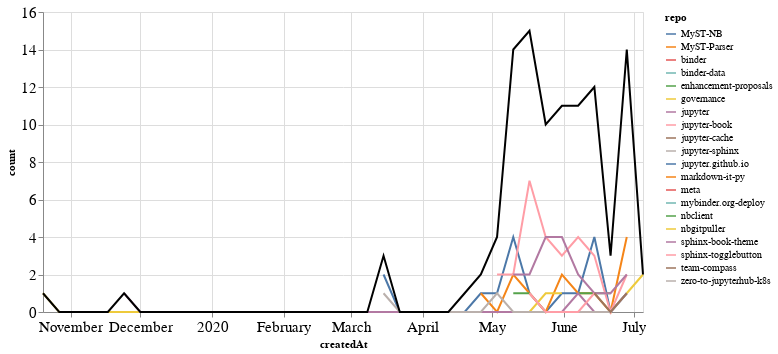

This figure's notebook cell:
### Markdown cell above
## PRs

### Code cell
prs_time = prs.groupby('repo').resample('W', on='createdAt').count()['author'].reset_index()
prs_time = prs_time.rename(columns={'author': 'count'})
prs_time_total = prs_time.groupby('createdAt').agg({"count": "sum"}).reset_index()

ch1 = alt.Chart(prs_time, width=600).mark_line().encode(
    x='createdAt',
    y='count',
    color='repo',
    tooltip="repo"
)

ch2 = alt.Chart(prs_time_total, width=600).mark_line(color="black").encode(
    x='createdAt',
    y='count',
)

ch1 + ch2

### Figure 1 — Vega-Lite specification as saved in the notebook (floating-point values rounded to 4 significant figures; data arrays with more than 128 entries replaced by an {"elided": "..."} marker saying what was removed)
{"config": {"axisLeft": {"labelFontSize": 15}, "axisBottom": {"labelFontSize": 15}}, "layer": [{"data": {"name": "data-a2899ea3388d7c86b7341e984dfae622"}, "mark": "line", "encoding": {"color": {"type": "nominal", "field": "repo"}, "tooltip": {"type": "nominal", "field": "repo"}, "x": {"type": "temporal", "field": "createdAt"}, "y": {"type": "quantitative", "field": "count"}}, "width": 600}, {"data": {"name": "data-0668c7eec40c1877e6e7eb70d3a7232d"}, "mark": {"type": "line", "color": "black"}, "encoding": {"x": {"type": "temporal", "field": "createdAt"}, "y": {"type": "quantitative", "field": "count"}}, "width": 600}], "$schema": "https://vega.github.io/schema/vega-lite/v4.8.1.json", "datasets": {"data-a2899ea3388d7c86b7341e984dfae622": {"elided": "147 records"}, "data-0668c7eec40c1877e6e7eb70d3a7232d": [{"createdAt": "2019-10-20T00:00:00", "count": 1}, {"createdAt": "2019-10-27T00:00:00", "count": 0}, {"createdAt": "2019-11-03T00:00:00", "count": 0}, {"createdAt": "2019-11-10T00:00:00", "count": 0}, {"createdAt": "2019-11-17T00:00:00", "count": 0}, {"createdAt": "2019-11-24T00:00:00", "count": 1}, {"createdAt": "2019-12-01T00:00:00", "count": 0}, {"createdAt": "2019-12-08T00:00:00", "count": 0}, {"createdAt": "2019-12-15T00:00:00", "count": 0}, {"createdAt": "2019-12-22T00:00:00", "count": 0}, {"createdAt": "2019-12-29T00:00:00", "count": 0}, {"createdAt": "2020-01-05T00:00:00", "count": 0}, {"createdAt": "2020-01-12T00:00:00", "count": 0}, {"createdAt": "2020-01-19T00:00:00", "count": 0}, {"createdAt": "2020-01-26T00:00:00", "count": 0}, {"createdAt": "2020-02-02T00:00:00", "count": 0}, {"createdAt": "2020-02-09T00:00:00", "count": 0}, {"createdAt": "2020-02-16T00:00:00", "count": 0}, {"createdAt": "2020-02-23T00:00:00", "count": 0}, {"createdAt": "2020-03-01T00:00:00", "count": 0}, {"createdAt": "2020-03-08T00:00:00", "count": 0}, {"createdAt": "2020-03-15T00:00:00", "count": 3}, {"createdAt": "2020-03-22T00:00:00", "count": 0}, {"createdAt": "2020-03-29T00:00:00", "count": 0}, {"createdAt": "2020-04-05T00:00:00", "count": 0}, {"createdAt": "2020-04-12T00:00:00", "count": 0}, {"createdAt": "2020-04-19T00:00:00", "count": 1}, {"createdAt": "2020-04-26T00:00:00", "count": 2}, {"createdAt": "2020-05-03T00:00:00", "count": 4}, {"createdAt": "2020-05-10T00:00:00", "count": 14}, {"createdAt": "2020-05-17T00:00:00", "count": 15}, {"createdAt": "2020-05-24T00:00:00", "count": 10}, {"createdAt": "2020-05-31T00:00:00", "count": 11}, {"createdAt": "2020-06-07T00:00:00", "count": 11}, {"createdAt": "2020-06-14T00:00:00", "count": 12}, {"createdAt": "2020-06-21T00:00:00", "count": 3}, {"createdAt": "2020-06-28T00:00:00", "count": 14}, {"createdAt": "2020-07-05T00:00:00", "count": 2}]}}
